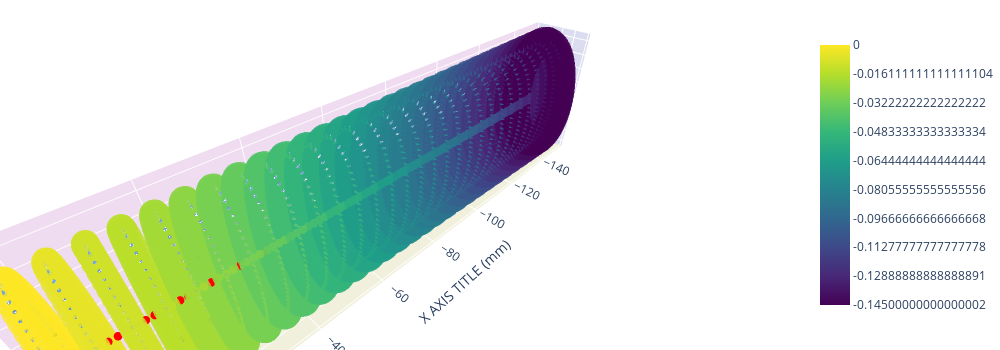

Notebook source saved alongside this figure:
### Code cell
base_fish.visualize_scatter(show_normals=2, show_point_currents=3, fig_width=1000, fig_height=350)
print(base_fish.get_N_receptors())

### Figure 1 — Plotly figure (JSON) as saved in the notebook; plotly's stock layout.template omitted (floating-point values rounded to 4 significant figures; data arrays with more than 128 entries replaced by an {"elided": "..."} marker saying what was removed)
{"data": [{"marker": {"color": [0.01, 0.01, 0.01, 0.01, 0.01, 0.01, 0.01, 0.01, 0.01, 0.01, 0.01, 0.01, 0.01, 0.01, 0.01, 0.01, 0.01, 0.01, 0.01, 0.01, 0.01, 0.01, 0.01, 0.01, 0.01, 0.01, 0.01, 0.01, 0.01, 0.01, 0.01, 0.01, 0.01, 0.01, 0.01, 0.01, 0.01, 0.01, 0.01, 0.01, 0.01, 0.01, 0.01, 0.01, 0.01, 0.01, 0.01, 0.01, 0.01, 0.01, 0.01, 0.01, 0.01, 0.01, 0.01, 0.01, 0.01, 0.01, 0.01, 0.01, 0.01, 0.01, 0.01, 0.01, 0.01, 0.01, 0.01, 0.01, 0.01, 0.01, 0.01, 0.01, 0.01, 0.01, 0.01, 0.01, 0.01, 0.01, 0.01, 0.01, 0.01, 0.01, 0.01, 0.01, 0.01, 0.01, 0.01, 0.01, 0.01, 0.01, 0.01, 0.01, 0.01, 0.01, 0.01, 0.01, 0.01, 0.01, 0.01, 0.01, -1], "colorscale": [[0, "rgb(0,0,255)"], [1, "rgb(255,0,0)"]], "opacity": 1, "size": 3}, "mode": "markers", "showlegend": false, "type": "scatter3d", "x": [0, -1.5, -3.0, -4.5, -6.0, -7.5, -9.0, -10.5, -12.0, -13.5, -15.0, -16.5, -18.0, -19.5, -21.0, -22.5, -24.0, -25.5, -27.0, -28.5, -30, -31.5, -33, -34.5, -36, -37.5, -39.0, -40.5, -42.0, -43.5, -45, -46.5, -48, -49.5, -51, -52.5, -54.0, -55.5, -57.0, -58.5, -60, -61.5, -63, -64.5, -66, -67.5, -69, -70.5, -72, -73.5, -75, -76.5, -78, -79.5, -81, -82.5, -84, -85.5, -87, -88.5, -90, -91.5, -93, -94.5, -96, -97.5, -99, -100.5, -102, -103.5, -105, -106.5, -108, -109.5, -111, -112.5, -114, -115.5, -117, -118.5, -120, -121.5, -123, -124.5, -126, -127.5, -129, -130.5, -132, -133.5, -135, -136.5, -138, -139.5, -141, -142.5, -144, -145.5, -147, -148.5, -150], "y": [0, 0, 0, 0, 0, 0, 0, 0, 0, 0, 0, 0, 0, 0, 0, 0, 0, 0, 0, 0, 0, 0, 0, 0, 0, 0, 0, 0, 0, 0, 0, 0, 0, 0, 0, 0, 0, 0, 0, 0, 0, 0, 0, 0, 0, 0, 0, 0, 0, 0, 0, 0, 0, 0, 0, 0, 0, 0, 0, 0, 0, 0, 0, 0, 0, 0, 0, 0, 0, 0, 0, 0, 0, 0, 0, 0, 0, 0, 0, 0, 0, 0, 0, 0, 0, 0, 0, 0, 0, 0, 0, 0, 0, 0, 0, 0, 0, 0, 0, 0, 0], "z": [0, 0, 0, 0, 0, 0, 0, 0, 0, 0, 0, 0, 0, 0, 0, 0, 0, 0, 0, 0, 0, 0, 0, 0, 0, 0, 0, 0, 0, 0, 0, 0, 0, 0, 0, 0, 0, 0, 0, 0, 0, 0, 0, 0, 0, 0, 0, 0, 0, 0, 0, 0, 0, 0, 0, 0, 0, 0, 0, 0, 0, 0, 0, 0, 0, 0, 0, 0, 0, 0, 0, 0, 0, 0, 0, 0, 0, 0, 0, 0, 0, 0, 0, 0, 0, 0, 0, 0, 0, 0, 0, 0, 0, 0, 0, 0, 0, 0, 0, 0, 0]}, {"colorscale": [[0, "rgb(247,251,255)"], [0.125, "rgb(222,235,247)"], [0.25, "rgb(198,219,239)"], [0.375, "rgb(158,202,225)"], [0.5, "rgb(107,174,214)"], [0.625, "rgb(66,146,198)"], [0.75, "rgb(33,113,181)"], [0.875, "rgb(8,81,156)"], [1, "rgb(8,48,107)"]], "showlegend": false, "showscale": false, "sizemode": "absolute", "sizeref": 2, "type": "cone", "u": {"elided": "1830 int values"}, "v": {"elided": "1830 float values"}, "w": {"elided": "1830 float values"}, "x": {"elided": "1830 float values"}, "y": {"elided": "1830 float values"}, "z": {"elided": "1830 float values"}}, {"marker": {"cmax": 1, "cmin": 0, "color": {"elided": "1830 float values"}, "colorbar": {"len": 0.8, "tickmode": "array", "ticktext": [-0.145, -0.1289, -0.1128, -0.09667, -0.08056, -0.06444, -0.04833, -0.03222, -0.01611, 0], "tickvals": [0, 0.1111, 0.2222, 0.3333, 0.4444, 0.5556, 0.6667, 0.7778, 0.8889, 1]}, "colorscale": [[0, "#440154"], [0.1111, "#482878"], [0.2222, "#3e4989"], [0.3333, "#31688e"], [0.4444, "#26828e"], [0.5556, "#1f9e89"], [0.6667, "#35b779"], [0.7778, "#6ece58"], [0.8889, "#b5de2b"], [1, "#fde725"]], "opacity": 0.8, "size": 10}, "mode": "markers", "showlegend": false, "type": "scatter3d", "x": {"elided": "1830 float values"}, "y": {"elided": "1830 float values"}, "z": {"elided": "1830 float values"}}], "layout": {"height": 350, "margin": {"b": 0, "l": 0, "r": 0, "t": 0}, "scene": {"aspectmode": "data", "xaxis": {"backgroundcolor": "rgb(220, 220, 240)", "gridcolor": "white", "showbackground": true, "title": {"text": "X AXIS TITLE (mm)"}, "zerolinecolor": "white"}, "yaxis": {"backgroundcolor": "rgb(240, 220, 240)", "gridcolor": "white", "showbackground": true, "title": {"text": "Y AXIS TITLE (mm)"}, "zerolinecolor": "white"}, "zaxis": {"backgroundcolor": "rgb(240, 240, 220)", "gridcolor": "white", "showbackground": true, "title": {"text": "z AXIS TITLE (mm)"}, "zerolinecolor": "white"}}, "width": 1000}}
